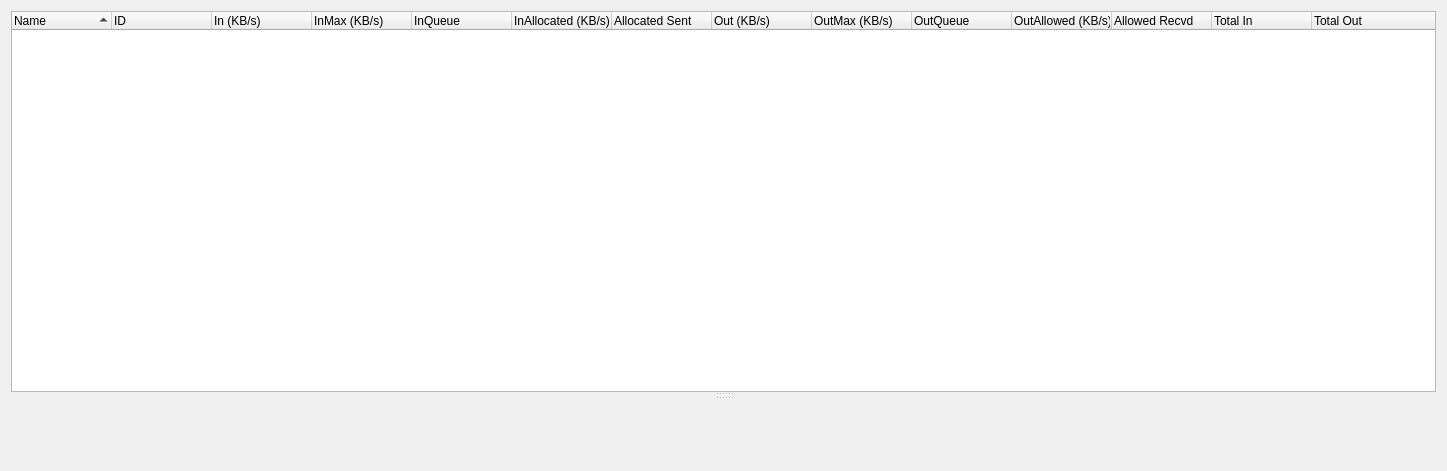
<?xml version="1.0" encoding="UTF-8"?>
<ui version="4.0">
 <class>BwCtrlWindow</class>
 <widget class="QWidget" name="BwCtrlWindow">
  <property name="geometry">
   <rect>
    <x>0</x>
    <y>0</y>
    <width>1447</width>
    <height>471</height>
   </rect>
  </property>
  <property name="windowTitle">
   <string>Form</string>
  </property>
  <layout class="QHBoxLayout" name="horizontalLayout">
   <item>
    <widget class="QSplitter" name="splitter_2">
     <property name="orientation">
      <enum>Qt::Vertical</enum>
     </property>
     <widget class="QTreeWidget" name="bwTreeWidget">
      <property name="sortingEnabled">
       <bool>true</bool>
      </property>
      <column>
       <property name="text">
        <string>Name</string>
       </property>
      </column>
      <column>
       <property name="text">
        <string>ID</string>
       </property>
      </column>
      <column>
       <property name="text">
        <string>In (KB/s)</string>
       </property>
      </column>
      <column>
       <property name="text">
        <string>InMax (KB/s)</string>
       </property>
      </column>
      <column>
       <property name="text">
        <string>InQueue</string>
       </property>
      </column>
      <column>
       <property name="text">
        <string>InAllocated (KB/s)</string>
       </property>
      </column>
      <column>
       <property name="text">
        <string>Allocated Sent</string>
       </property>
      </column>
      <column>
       <property name="text">
        <string>Out (KB/s)</string>
       </property>
      </column>
      <column>
       <property name="text">
        <string>OutMax (KB/s)</string>
       </property>
      </column>
      <column>
       <property name="text">
        <string>OutQueue</string>
       </property>
      </column>
      <column>
       <property name="text">
        <string>OutAllowed (KB/s)</string>
       </property>
      </column>
      <column>
       <property name="text">
        <string>Allowed Recvd</string>
       </property>
      </column>
      <column>
       <property name="text">
        <string>Total In</string>
       </property>
      </column>
      <column>
       <property name="text">
        <string>Total Out</string>
       </property>
      </column>
     </widget>
     <widget class="QSplitter" name="splitter">
      <property name="orientation">
       <enum>Qt::Vertical</enum>
      </property>
     </widget>
     <widget class="BandwidthStatsWidget" name="widget" native="true">
      <property name="sizePolicy">
       <sizepolicy hsizetype="Expanding" vsizetype="Expanding">
        <horstretch>0</horstretch>
        <verstretch>0</verstretch>
       </sizepolicy>
      </property>
     </widget>
    </widget>
   </item>
  </layout>
 </widget>
 <customwidgets>
  <customwidget>
   <class>BandwidthStatsWidget</class>
   <extends>QWidget</extends>
   <header>gui/statistics/BandwidthStatsWidget.h</header>
   <container>1</container>
  </customwidget>
 </customwidgets>
 <resources/>
 <connections/>
</ui>
